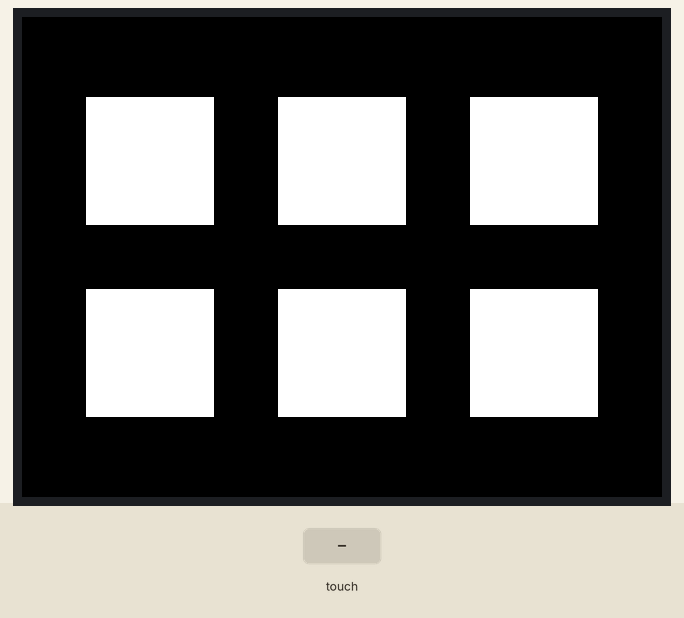
Simulated run of this sketch. Board: Arduino Uno, built with avr-gcc and run on an emulated ATmega328P. Parts: 320×240 colour display. Inputs (shaded band) come from the test bench. What the sketch prints to the serial monitor is not drawn.

Above: at 1.4 s.

The sketch:

deck_panel.ino
```cpp
#include <MCUFRIEND_kbv.h>
MCUFRIEND_kbv tft;  // hard-wired for UNO shields anyway.
#include <TouchScreen.h>
#include "vector.h"
#include "button.h"

const int XP = 8, XM = A2, YP = A3, YM = 9;  //ID=0x9341
const int TS_LEFT = 66, TS_RT = 916, TS_TOP = 89, TS_BOT = 943;

TouchScreen ts = TouchScreen(XP, YP, XM, YM, 300);
TSPoint tp;

#define MIN_PRESSURE 25
#define MAX_PRESSURE 1000
#define BUTTON_SIZE 64
#define PADDING 32

#define BLACK 0x0000
#define BLUE 0x001F
#define RED 0xF800
#define GREEN 0x07E0
#define CYAN 0x07FF
#define MAGENTA 0xF81F
#define YELLOW 0xFFE0
#define WHITE 0xFFFF

Vector<Button> buttons = new Vector<Button>(0);

void setup(void) {
  tft.reset();
  // Setup tft id
  uint16_t ID = tft.readID();
  tft.begin(ID);
  Serial.begin(9600);
  tft.setRotation(1);
  tft.fillScreen(BLACK);

  drawButtons(BUTTON_SIZE, PADDING);
}

void loop() {
  uint16_t xpos, ypos;
  tp = ts.getPoint();

  pinMode(XM, OUTPUT);
  pinMode(YP, OUTPUT);
  if (isPressed(&tp)) {
	xpos = map(tp.y, TS_LEFT, TS_RT, 0, 320);
	ypos = map(tp.x, TS_TOP, TS_BOT, 0, 240);

	for (uint8_t i = 0; i < buttons.length(); i++) {
	  Button* btn = buttons[i];

	  if (btn == nullptr) {
		continue;
	  }

	  if (!btn->inButtonArea(xpos, ypos)) {
		continue;
	  }

	  // This tells the program its a button msg
	  byte btnMsg[8];
	  btnMsg[0] = "b";
	  btnMsg[1] = btn->getId();
	  btnMsg[2] = 0;
	  btnMsg[3] = 0;
	  btnMsg[4] = 0;
	  btnMsg[5] = 0;
	  btnMsg[6] = 0;
	  btnMsg[7] = 0;

	  Serial.write(btnMsg, 8);
	}
  }
}

bool isPressed(TSPoint* p) {
  return p->z > MIN_PRESSURE && p->z < MAX_PRESSURE;
}

void drawButtons(uint8_t btnSize, uint8_t padding) {
  buttons.clear();
  uint8_t cols = tft.width() / (btnSize + padding);
  uint8_t rows = tft.height() / (btnSize + padding);

  uint16_t offsetX = (tft.width() - (cols * btnSize) - ((cols - 1) * padding)) / 2;
  uint16_t offsetY = (tft.height() - (rows * btnSize) - ((rows - 1) * padding)) / 2;

  uint8_t id = 0;
  for (uint8_t row = 0; row < rows; row++) {
	for (uint8_t col = 0; col < cols; col++) {
	  uint16_t x = (col * (btnSize + padding)) + offsetX;
	  uint16_t y = (row * (btnSize + padding)) + offsetY;
	  tft.fillRect(x, y, btnSize, btnSize, WHITE);

	  Button button(x, y, id, btnSize);
	  buttons.push_back(button);

	  id++;
	}
  }
}
```

button.h
```cpp
#ifndef BUTTON_H
#define BUTTON_H

#include <Arduino.h> //needed for Serial.println
#include <string.h>  //needed for memcpy
//
class Button {
  public:
    Button(uint16_t x, uint16_t y, uint8_t id, uint8_t size);
    Button();

    uint16_t x;
    uint16_t y;

    bool inButtonArea(uint16_t x, uint16_t y) {
        return x > this->x && x < (this->x + this->width) && y > this->y &&
               y < (this->y + this->height);
    }

    uint8_t getId() { return this->id; }

  private:
    uint8_t width;
    uint8_t height;
    uint8_t id;
};

Button::Button(uint16_t x, uint16_t y, uint8_t id, uint8_t size) {
    this->height = size;
    this->width = size;
    this->x = x;
    this->y = y;
    this->id = id;
}

Button::Button() {}

#endif // BUTTON_H
```

vector.h
```cpp
#ifndef VECTOR_H
#define VECTOR_H

#include <Arduino.h> //needed for Serial.println
#include <string.h> //needed for memcpy

template <typename T> class Vector {
  public:
    Vector(int initialCapacity = 10);

    ~Vector();

    int capacity() const { return capacity_; }

    T *operator[](int index);
    const T *operator[](int index) const;

    void push_back(const T &value);
    void pop_back();

    int length() const { return size; }

	void clear();

  private:
    T *data;
    int capacity_;
    int size;

    void resize(int newCapacity);
};

template <typename T> Vector<T>::Vector(int initialCapacity) {
    this->capacity_ = initialCapacity;
    this->size = 0;
    this->data = new T[this->capacity_];
}

template <typename T> Vector<T>::~Vector() { delete[] this->data; }

template <typename T> T *Vector<T>::operator[](int index) {
    if (index < 0 || index >= this->size) {
        return nullptr;
    }

    return &this->data[index];
}

template <typename T> const T *Vector<T>::operator[](int index) const {
    if (index < 0 || index >= this->size) {
        return nullptr;
    }

    return &this->data[index];
}

template <typename T> void Vector<T>::push_back(const T &value) {
    if (this->size == this->capacity_) {
        resize(this->capacity_ * 2);
    }

    this->data[this->size++] = value;
}

template <typename T> void Vector<T>::pop_back() {
    if (this->size > 0) {
        this->size--;
    }
}

template <typename T> void Vector<T>::resize(int newCapacity) {
    T* newData = new T[newCapacity];
    for (int i =0; i < this->size; ++i) {
        newData[i] = this->data[i];
    }

    delete[] this->data;
    this->data = newData;
    this->capacity_ = newCapacity;
}

template <typename T> void Vector<T>::clear() {
	T* newData = new T[0];
	delete[] this->data;

	this->size = 0;
	this->capacity_ = 0;
	this->data = newData;
}

#endif // VECTOR_H
```
